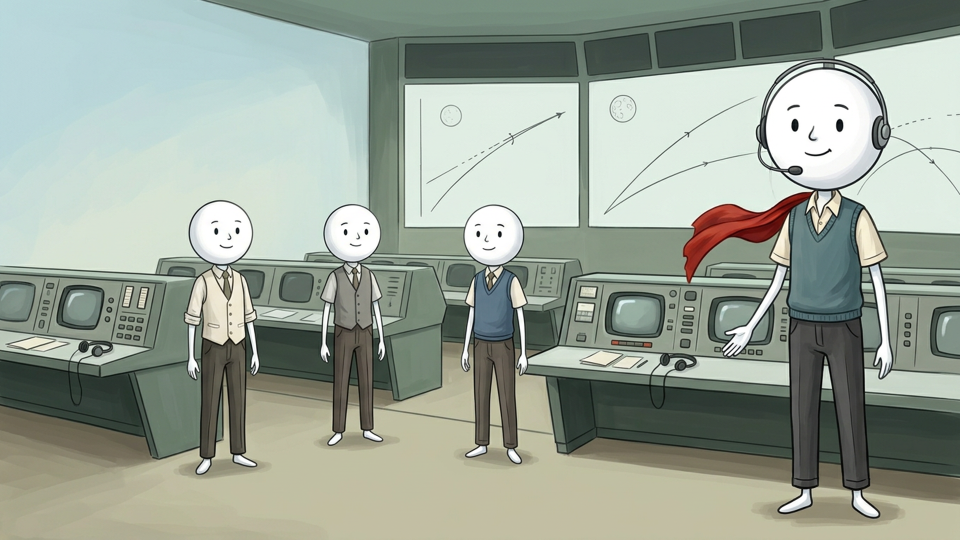
#> input picture bolumler/030-apollo11-gorev-kontrol/uzun/gorseller/s01.png, 1920 x 1080 px (shown at 1/2 size)
$ python s03_modeller.py
#> lines starting #> are read from the running program, lines starting #| are printed output that depends on the picture
"""s03: Onaylı dört figürlü s01 üzerine kendi çizdiğimiz TEMSİLÎ iki araç modeli.
Bunlar NASA çizimi, arşiv fotoğrafı veya ölçülü mühendislik planı değildir.
Önceki AI modelleri yan figürlerin ayaklarını örtüyordu. Bu kompozitte tablo
ve modeller bütün figürlerin açık sağ koridorunda, uzuvların dışındadır.
Çalıştırma: python bolumler/030-apollo11-gorev-kontrol/uzun/kompozit-kaynaklari/s03_modeller.py
"""
from pathlib import Path
from PIL import Image, ImageDraw, ImageFilter

ROOT = Path(__file__).resolve().parents[4]
G = ROOT / 'bolumler/030-apollo11-gorev-kontrol/uzun/gorseller'
im = Image.open(G / 's01.png').convert('RGBA')
S = 3
layer = Image.new('RGBA', (1920*S, 1080*S))
#> layer: PIL image 5760x3240 RGBA; every value is 0
d = ImageDraw.Draw(layer)
ink = '#3e3e36'
def line(points, fill=ink, width=2):
    d.line([(round(x*S), round(y*S)) for x,y in points], fill=fill, width=round(width*S), joint='curve')
def poly(points, fill, outline=ink, width=2):
    pts=[(round(x*S),round(y*S)) for x,y in points]
    d.polygon(pts, fill=fill)
    if outline: d.line(pts+[pts[0]], fill=outline, width=round(width*S), joint='curve')
def ellipse(box, fill, outline=ink, width=2):
    d.ellipse(tuple(round(v*S) for v in box), fill=fill, outline=outline, width=round(width*S))
# Low display table, entirely to the right of all three colleagues and left of Merakli.
poly([(1105,961),(1120,961),(1117,1048),(1108,1048)], '#7e7c6b')
poly([(1405,961),(1417,961),(1420,1048),(1410,1048)], '#7e7c6b')
poly([(1100,938),(1408,938),(1431,962),(1081,962)], '#d1cfb8')
poly([(1081,962),(1431,962),(1431,972),(1081,972)], '#aaa995')
# Eagle: four spindly landing legs with four pads; gold descent stage, angular ascent stage.
for points in [[(1150,865),(1128,910),(1130,925)],[(1209,865),(1235,909),(1239,925)]]:
    line(points, '#b39a68', 4); line(points, ink, 1)
for x,y in [(1130,926),(1239,926)]: ellipse((x-10,y-3,x+10,y+3), '#c3ad79', width=1)
poly([(1146,840),(1209,840),(1223,864),(1214,904),(1148,904),(1131,866)], '#bba06b')
poly([(1146,840),(1179,848),(1174,900),(1148,904),(1131,866)], '#d0b77c')
poly([(1179,848),(1209,840),(1223,864),(1214,904),(1174,900)], '#8c774c')
line([(1147,854),(1164,875),(1153,895)], '#e1cc91', 1)
line([(1204,852),(1191,872),(1206,895)], '#c2aa71', 1)
poly([(1151,780),(1192,770),(1215,794),(1211,841),(1149,840),(1139,808)], '#a7aaa1')
poly([(1151,780),(1173,793),(1167,834),(1149,840),(1139,808)], '#62655e')
poly([(1173,793),(1192,770),(1215,794),(1211,841),(1167,834)], '#b7bbb2')
poly([(1150,798),(1168,792),(1165,812)], '#303d3d', '#d1d2c1', 1)
poly([(1182,793),(1204,799),(1185,812)], '#303d3d', '#d1d2c1', 1)
poly([(1170,818),(1184,818),(1185,838),(1169,838)], '#515751')
line([(1148,780),(1141,757)], width=2)
ellipse((1133,747,1149,759), '#bfc3b8', width=1)
line([(1205,785),(1220,760)], width=2)
ellipse((1215,752,1226,762), '#c5c5b7', width=1)
# Two visible front legs and triangulated supports.
for points in [[(1141,875),(1103,940)],[(1209,874),(1254,940)]]:
    line(points, '#c5ad73', 5); line(points, ink, 1)
line([(1141,875),(1129,925),(1103,940)], '#8f7e56', 2)
line([(1209,874),(1238,925),(1254,940)], '#8f7e56', 2)
for x in [1103,1254]: ellipse((x-13,938,x+13,944), '#baa16b', width=1)
# Separate Columbia command/service module, supported on a miniature display cradle.
poly([(1322,835),(1388,835),(1388,886),(1322,886)], '#b9bdb7')
ellipse((1380,834,1397,887), '#929a95')
poly([(1391,848),(1413,840),(1413,881),(1391,872)], '#686e68')
line([(1408,842),(1408,880)], '#a5aaa0', 1)
ellipse((1316,834,1331,887), '#c7cbc3')
poly([(1274,859),(1319,834),(1319,886)], '#c4c9c0')
poly([(1274,859),(1319,868),(1319,886)], '#9ba59e')
line([(1283,853),(1316,840)], '#e2e3d6', 2)
poly([(1294,853),(1305,848),(1305,858),(1294,861)], '#455753', '#6c7770', 1)
line([(1342,838),(1342,884)], '#7b8580', 1)
line([(1371,838),(1371,884)], '#7b8580', 1)
for x,y in [(1357,855),(1357,866),(1350,860),(1364,860)]: ellipse((x-2,y-2,x+2,y+2), '#707a72', width=1)
for x in [1334,1378]:
    line([(x,887),(x,930)], '#777d72', 4)
poly([(1325,930),(1393,930),(1403,938),(1315,938)], '#969d90')
# Subtle common contact shadow; drawing contours retain the scene's muted palette.
shadow=Image.new('RGBA',layer.size);sd=ImageDraw.Draw(shadow)
for box in [(1091,938,1269,949),(1310,934,1409,947)]:
    sd.ellipse(tuple(v*S for v in box), fill=(46,44,36,45))
shadow=shadow.filter(ImageFilter.GaussianBlur(3*S))
# Objects drawn at 3x resolution for smooth clean ink edges, not harsh pixelated vector edges.
layer=Image.alpha_composite(layer,shadow).resize(im.size,Image.Resampling.LANCZOS)
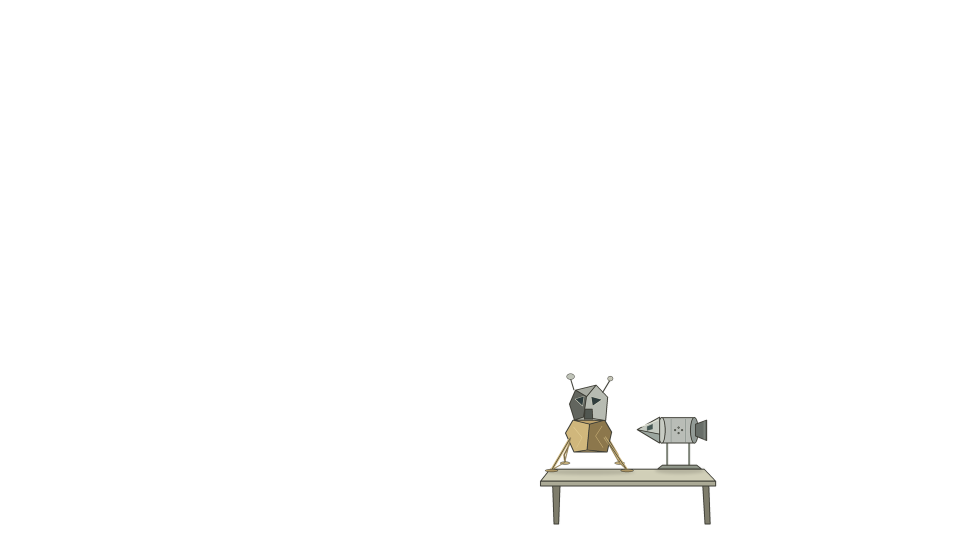
#> layer: PIL image 1920x1080 RGBA (shown at 1/2 size); mean R, G, B, A 2.5, 2.4, 2.1, 4; transparent parts drawn white
im=Image.alpha_composite(im,layer)
im.convert('RGB').save(G / 's03.png')
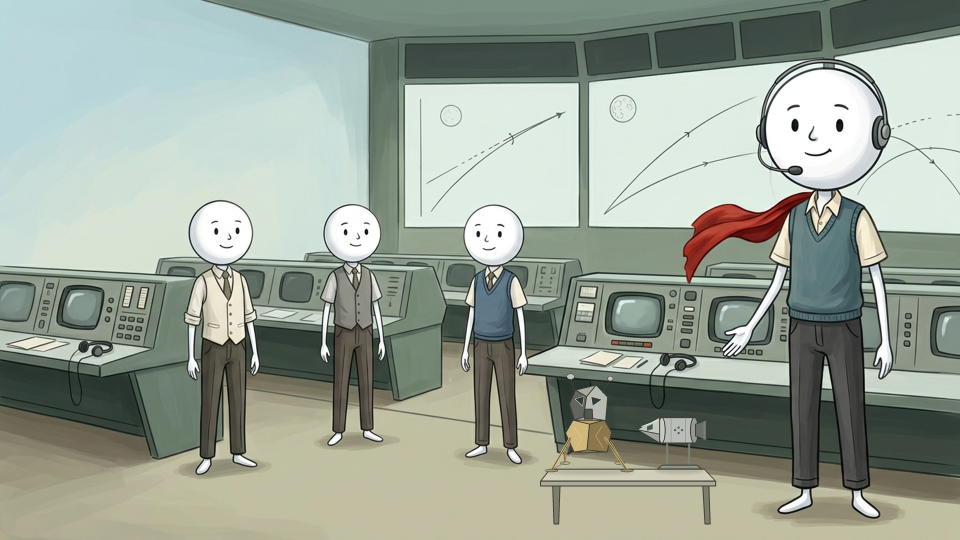
#> saved as s03.png: PIL image 1920x1080 RGB (shown at 1/2 size); mean R, G, B 154.4, 163.8, 151.9

$ run again, with bolumler/030-apollo11-gorev-kontrol/uzun/gorseller/s02.png copied over bolumler/030-apollo11-gorev-kontrol/uzun/gorseller/s01.png
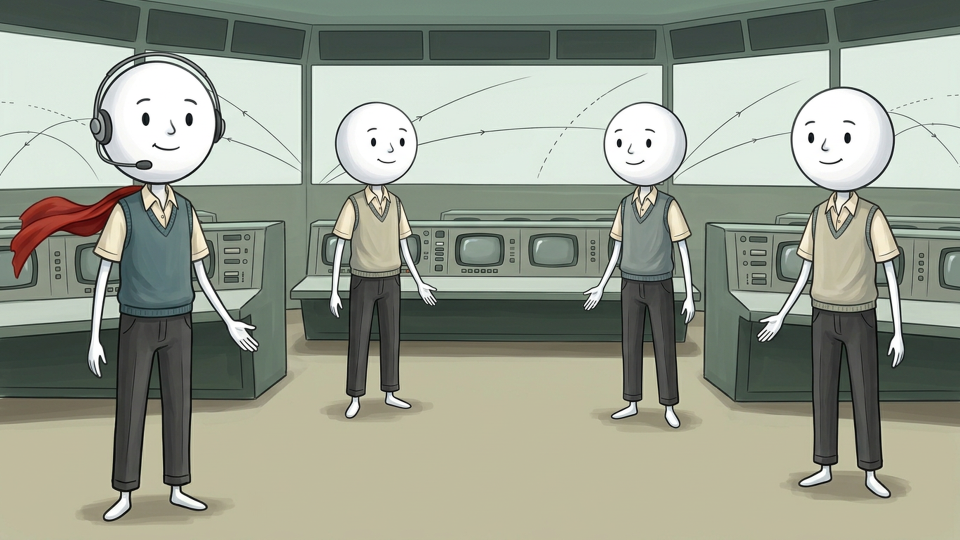
#> input picture bolumler/030-apollo11-gorev-kontrol/uzun/gorseller/s02.png, 1920 x 1080 px (shown at 1/2 size)
#> `im.convert('RGB').save(G / 's03.png')`:
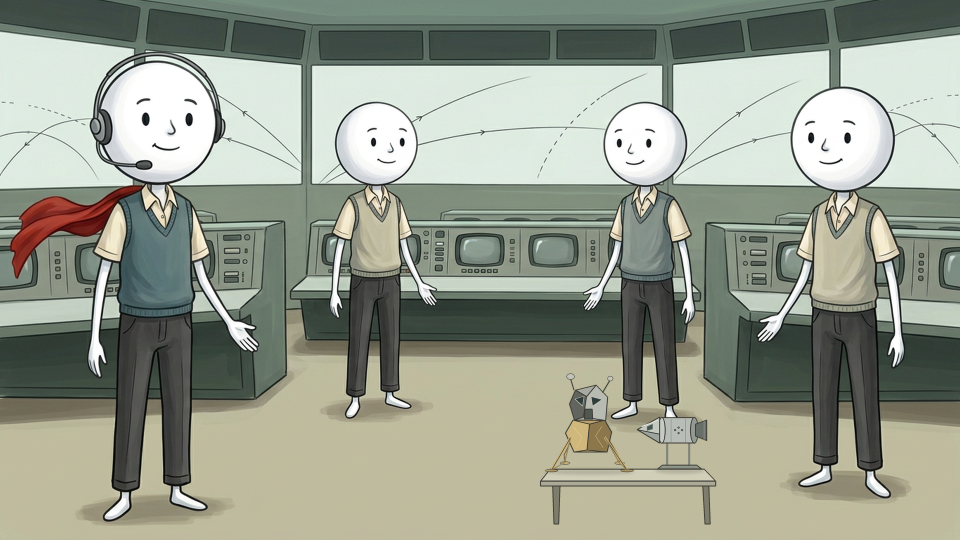
#> saved as s03.png: PIL image 1920x1080 RGB (shown at 1/2 size); mean R, G, B 151.4, 156.9, 142.7

$ run again, with bolumler/030-apollo11-gorev-kontrol/uzun/gorseller/s05.png copied over bolumler/030-apollo11-gorev-kontrol/uzun/gorseller/s01.png
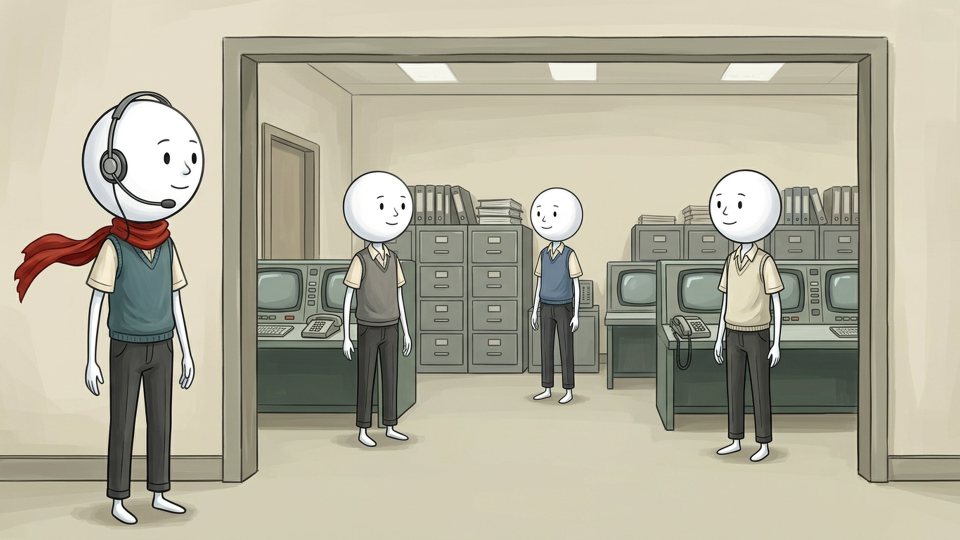
#> input picture bolumler/030-apollo11-gorev-kontrol/uzun/gorseller/s05.png, 1920 x 1080 px (shown at 1/2 size)
#> `im.convert('RGB').save(G / 's03.png')`:
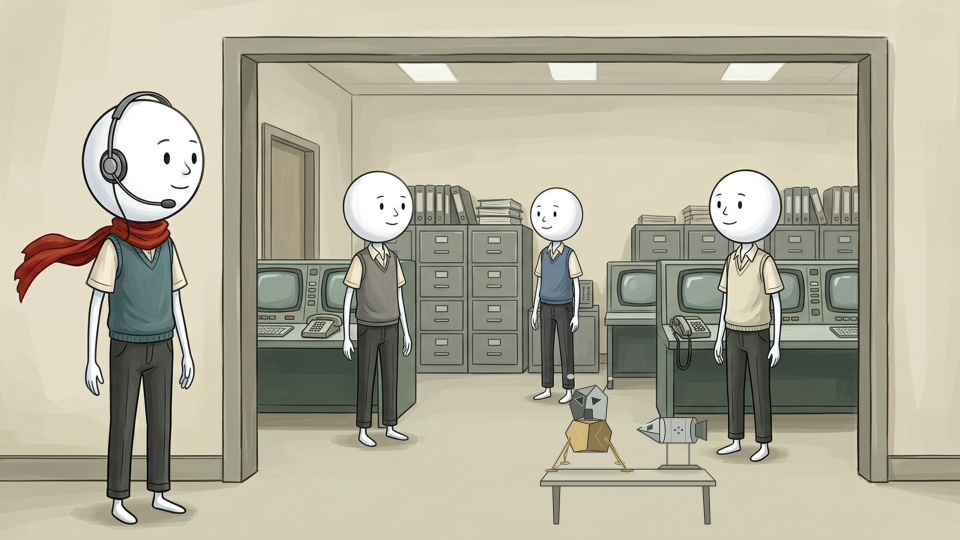
#> saved as s03.png: PIL image 1920x1080 RGB (shown at 1/2 size); mean R, G, B 178.7, 175, 156.5
